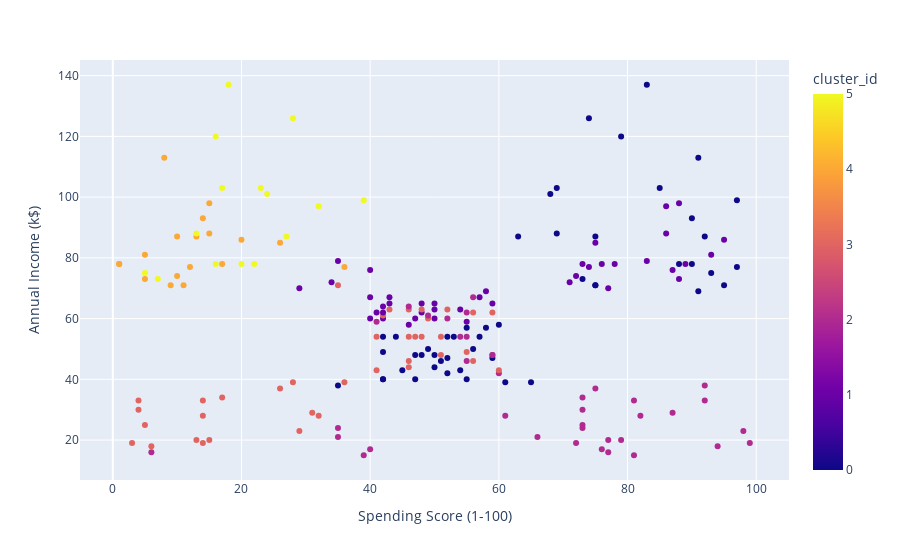

Notebook code cell kept with this figure:
### Markdown cell above
#### Annual Income vs Spending Score of Each Cluster

### Code cell
fig = px.scatter(df, x ="Spending Score (1-100)", y ="Annual Income (k$)", color ="cluster_id")
fig.show()

### Figure 1 — Plotly figure (JSON) as saved in the notebook; plotly's stock layout.template omitted (floating-point values rounded to 4 significant figures; data arrays with more than 128 entries replaced by an {"elided": "..."} marker saying what was removed)
{"data": [{"hovertemplate": "Spending Score (1-100)=%{x}<br>Annual Income (k$)=%{y}<br>cluster_id=%{marker.color}<extra></extra>", "legendgroup": "", "marker": {"color": {"elided": "200 int values"}, "coloraxis": "coloraxis", "symbol": "circle"}, "mode": "markers", "name": "", "orientation": "v", "showlegend": false, "type": "scatter", "x": {"elided": "200 int values"}, "xaxis": "x", "y": {"elided": "200 int values"}, "yaxis": "y"}], "layout": {"coloraxis": {"colorbar": {"title": {"text": "cluster_id"}}, "colorscale": [[0, "#0d0887"], [0.1111, "#46039f"], [0.2222, "#7201a8"], [0.3333, "#9c179e"], [0.4444, "#bd3786"], [0.5556, "#d8576b"], [0.6667, "#ed7953"], [0.7778, "#fb9f3a"], [0.8889, "#fdca26"], [1, "#f0f921"]]}, "legend": {"tracegroupgap": 0}, "margin": {"t": 60}, "xaxis": {"anchor": "y", "domain": [0, 1], "title": {"text": "Spending Score (1-100)"}}, "yaxis": {"anchor": "x", "domain": [0, 1], "title": {"text": "Annual Income (k$)"}}}}
